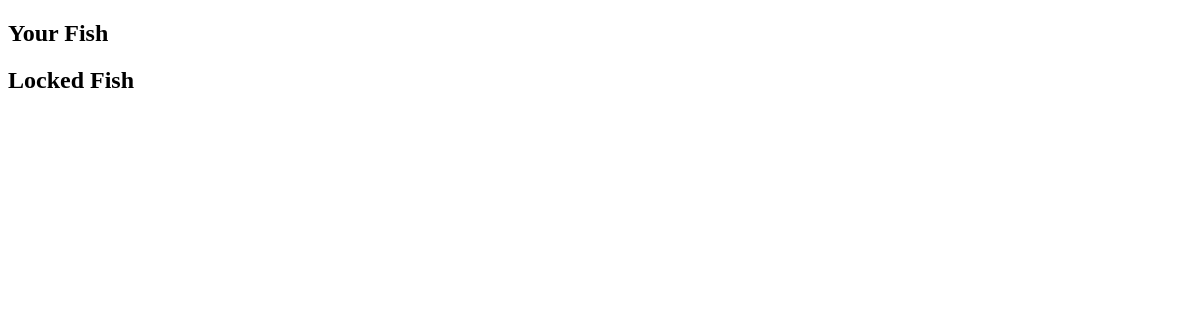
/fishdex/5/, run on an earlier commit of the app's database.
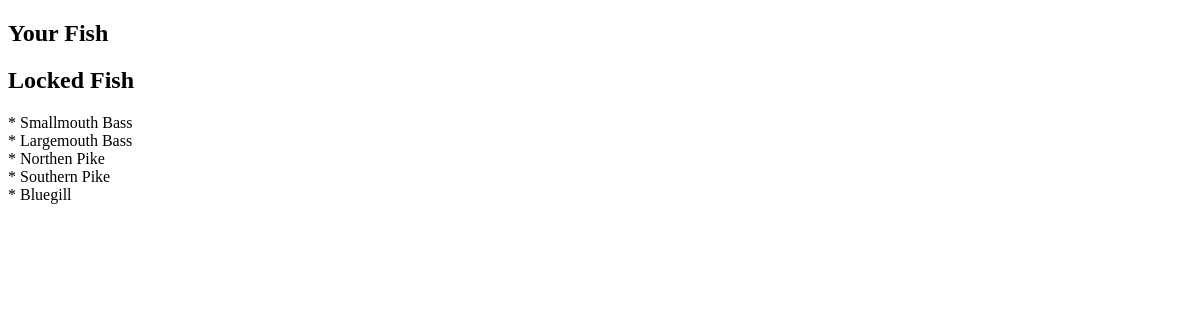
And on a later commit of the database.
### angler/models/fish.py (models this page shows, shortened)
class Fish(models.Model):
    name = models.CharField(max_length=100, unique=True)
    fish_group = models.CharField(max_length=100, blank=True) #i.e bass is the group and the fish name would be large mouth bass
    weight = models.DecimalField(max_digits=5, decimal_places=1) # i.e 1230.9
    length = models.DecimalField(max_digits=5, decimal_places=2) # standard unnit will be inches (form will accept feet and or inches then convert to inches) i.e 234.43
    shiny = models.BooleanField(default=False)
    fish_avatar = models.ImageField(upload_to='fish_avatar/', blank=True) #will be stock image for type of fish

### angler/views/fish_dex.py (the view)
# urls.py: path('fishdex/<int:user_id>/', FishDexView.as_view(), name='fishdex'),
class FishDexView(View):
    def get (self, request, user_id):
        req_user = self.request.user
        is_users_account = False
        if req_user.id == user_id: # will be useful info to know when I later add an add fish to fishdex button for a user on their own fishdex
            is_users_account = True
        user_fishes = FishEntry.objects.filter(fish_dex=FishDex.objects.get(user_id=user_id))
        locked_fishes = Fish.objects.exclude(id__in=user_fishes.values_list('fish_id'))
        return render(request, 'angler/fish_dex.html', {'user_fishes':user_fishes, 'locked_fishes': locked_fishes, 'is_users_account':is_users_account})

### angler/templates/angler/fish_dex.html (shortened to what this page needs)
<!DOCTYPE html>
<html lang="en">
<head>
</head>
<body>
    <h2>Your Fish</h2>
    <h2>Locked Fish</h2>
    {% for fish in locked_fishes%}
        * {{ fish.name }}
        <br>
    {% endfor %}
</body>
</html>

What changed in the data, as far as the page shows it:
added Fish: name "Smallmouth Bass"
added Fish: name "Largemouth Bass"
added Fish: name "Northen Pike"
added Fish: name "Southern Pike"
added Fish: name "Bluegill"
